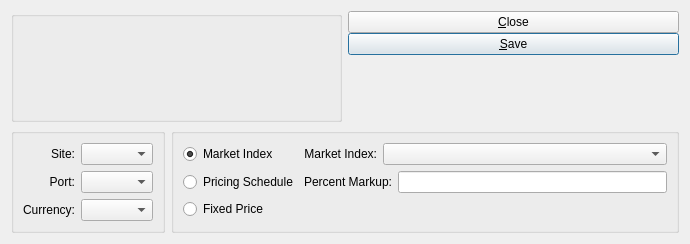
<?xml version="1.0" encoding="UTF-8"?>
<ui version="4.0">
 <class>contractItem</class>
 <widget class="QDialog" name="contractItem">
  <property name="geometry">
   <rect>
    <x>0</x>
    <y>0</y>
    <width>690</width>
    <height>244</height>
   </rect>
  </property>
  <property name="windowTitle">
   <string>Contract Item</string>
  </property>
  <layout class="QVBoxLayout" name="verticalLayout">
   <item>
    <layout class="QHBoxLayout" name="horizontalLayout_2">
     <item>
      <widget class="QGroupBox" name="_itemGroup">
       <property name="title">
        <string/>
       </property>
       <layout class="QVBoxLayout" name="verticalLayout_4">
        <item>
         <widget class="ItemCluster" name="_item"/>
        </item>
       </layout>
      </widget>
     </item>
     <item>
      <layout class="QVBoxLayout" name="_12">
       <property name="spacing">
        <number>0</number>
       </property>
       <item>
        <widget class="QPushButton" name="_close">
         <property name="text">
          <string>&amp;Close</string>
         </property>
        </widget>
       </item>
       <item>
        <widget class="QPushButton" name="_save">
         <property name="text">
          <string>&amp;Save</string>
         </property>
         <property name="autoDefault">
          <bool>true</bool>
         </property>
         <property name="default">
          <bool>true</bool>
         </property>
        </widget>
       </item>
       <item>
        <spacer>
         <property name="orientation">
          <enum>Qt::Vertical</enum>
         </property>
         <property name="sizeType">
          <enum>QSizePolicy::MinimumExpanding</enum>
         </property>
         <property name="sizeHint" stdset="0">
          <size>
           <width>20</width>
           <height>45</height>
          </size>
         </property>
        </spacer>
       </item>
      </layout>
     </item>
    </layout>
   </item>
   <item>
    <layout class="QHBoxLayout" name="horizontalLayout">
     <item>
      <widget class="QGroupBox" name="GroupBox1">
       <property name="title">
        <string/>
       </property>
       <layout class="QGridLayout" name="gridLayout_2">
        <item row="0" column="0">
         <widget class="QLabel" name="_siteLit">
          <property name="text">
           <string>Site:</string>
          </property>
          <property name="alignment">
           <set>Qt::AlignRight|Qt::AlignTrailing|Qt::AlignVCenter</set>
          </property>
         </widget>
        </item>
        <item row="0" column="1">
         <widget class="WComboBox" name="_site"/>
        </item>
        <item row="1" column="0">
         <widget class="QLabel" name="_portLit">
          <property name="text">
           <string>Port:</string>
          </property>
          <property name="alignment">
           <set>Qt::AlignRight|Qt::AlignTrailing|Qt::AlignVCenter</set>
          </property>
         </widget>
        </item>
        <item row="1" column="1">
         <widget class="XComboBox" name="_port"/>
        </item>
        <item row="2" column="1">
         <widget class="XComboBox" name="_curr">
          <property name="type">
           <enum>XComboBox::Currencies</enum>
          </property>
         </widget>
        </item>
        <item row="2" column="0">
         <widget class="QLabel" name="_currLit">
          <property name="text">
           <string>Currency:</string>
          </property>
          <property name="alignment">
           <set>Qt::AlignRight|Qt::AlignTrailing|Qt::AlignVCenter</set>
          </property>
         </widget>
        </item>
       </layout>
      </widget>
     </item>
     <item>
      <widget class="QGroupBox" name="_pricingGroup">
       <property name="title">
        <string/>
       </property>
       <layout class="QGridLayout" name="gridLayout">
        <item row="0" column="0">
         <widget class="QRadioButton" name="_marketIndex">
          <property name="text">
           <string>Market Index</string>
          </property>
          <property name="checked">
           <bool>true</bool>
          </property>
         </widget>
        </item>
        <item row="0" column="1">
         <widget class="QLabel" name="_costelemLit">
          <property name="text">
           <string>Market Index:</string>
          </property>
          <property name="alignment">
           <set>Qt::AlignRight|Qt::AlignTrailing|Qt::AlignVCenter</set>
          </property>
         </widget>
        </item>
        <item row="0" column="2" colspan="2">
         <widget class="XComboBox" name="_costelem"/>
        </item>
        <item row="1" column="0">
         <widget class="QRadioButton" name="_pricingSchedule">
          <property name="text">
           <string>Pricing Schedule</string>
          </property>
         </widget>
        </item>
        <item row="1" column="1" colspan="2">
         <widget class="QLabel" name="_pctMarkupLit">
          <property name="text">
           <string>Percent Markup:</string>
          </property>
          <property name="alignment">
           <set>Qt::AlignRight|Qt::AlignTrailing|Qt::AlignVCenter</set>
          </property>
         </widget>
        </item>
        <item row="1" column="3">
         <widget class="XLineEdit" name="_pctMarkup"/>
        </item>
        <item row="2" column="0">
         <widget class="QRadioButton" name="_fixedPrice">
          <property name="text">
           <string>Fixed Price</string>
          </property>
         </widget>
        </item>
       </layout>
      </widget>
     </item>
    </layout>
   </item>
  </layout>
 </widget>
 <customwidgets>
  <customwidget>
   <class>ItemCluster</class>
   <extends>QWidget</extends>
   <header>itemcluster.h</header>
   <container>1</container>
  </customwidget>
  <customwidget>
   <class>WComboBox</class>
   <extends>XComboBox</extends>
   <header>wcombobox.h</header>
  </customwidget>
  <customwidget>
   <class>XComboBox</class>
   <extends>QComboBox</extends>
   <header>xcombobox.h</header>
  </customwidget>
  <customwidget>
   <class>XLineEdit</class>
   <extends>QLineEdit</extends>
   <header>xlineedit.h</header>
   <container>1</container>
  </customwidget>
 </customwidgets>
 <resources/>
 <connections/>
</ui>
